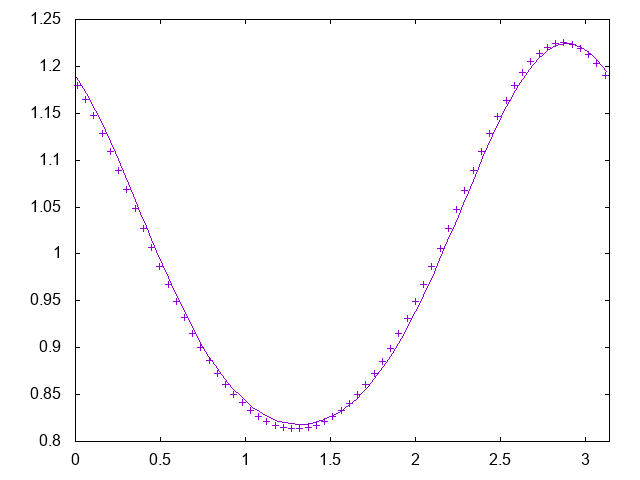

Write the gnuplot code that produced this figure.
#set term tikz
#set out "check_FourierTaylor_I_1.tex"
set term png
set out "check_FourierTaylor_I_1.png"

set xrange [0:pi]
plot \
"curve_2_interp" w p pt 1 lc 1 not, \
"SM_I_1.dat" with lines lt 1 not

unset out
unset term
